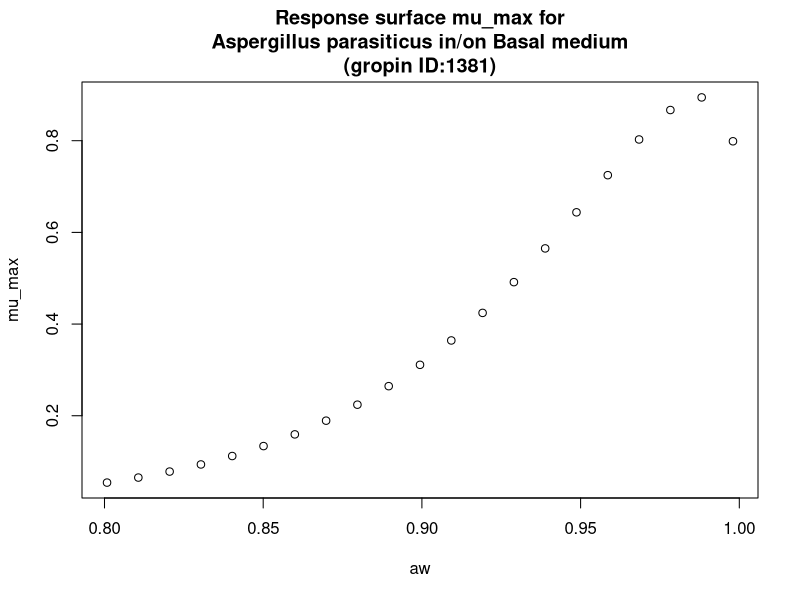

Recreate this plot in R.
#############################
# start of Parameter script
#############################
aw <- seq(0.8008,0.998001998001998,length.out=21)
#############################
# end of Parameter script
#############################
############################# 
# start of Model script Gropin ID 1381 
#############################
 
# constant coefficients for this model
 
variables <- data.frame(aw)
argumentsPar <- expand.grid(variables)
 
# heart of the model
response_surface <- function(aw) {
   mumax <-exp(-0.4256+5.615*sqrt(1-aw)-25.08*(sqrt(1-aw))^2)

return(mumax=mumax)
} 

# output parameters
mumax <- cbind(argumentsPar,response_surface(argumentsPar['aw']))
colnames(mumax) <- c(colnames(argumentsPar),'mumax')
#############################
# End of Model script
#############################
############################# 
# start of Visualisation script Gropin ID 1381 
#############################
plot(aw,mumax$mumax,
                          xlab='aw',
                          ylab='mu_max',main='Response surface mu_max for
Aspergillus parasiticus in/on Basal medium
(gropin ID:1381)')
#############################
# End of Visualisation script
#############################
